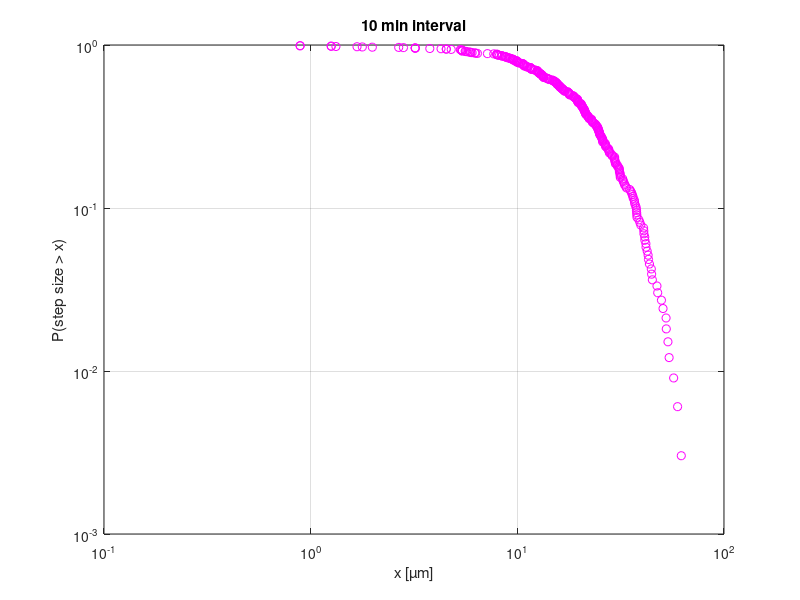
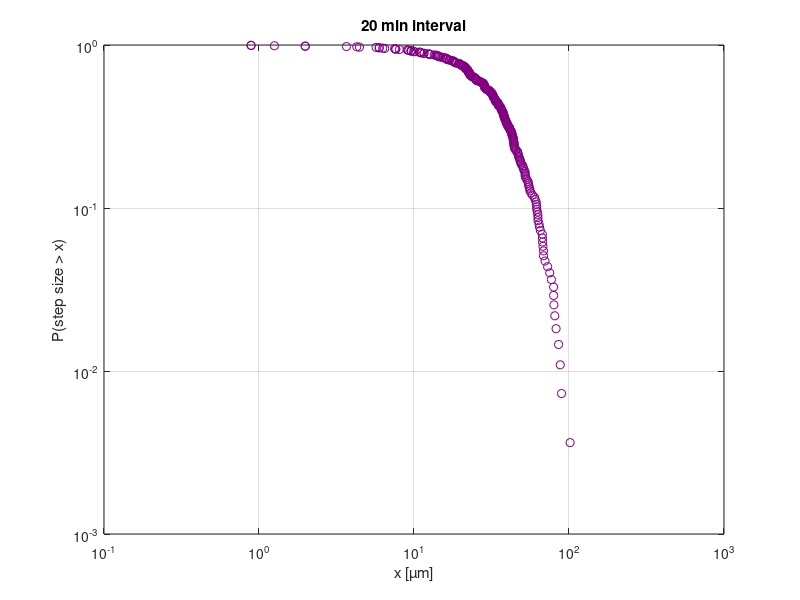

These figures' MATLAB source, in order: (Note: this script raises an error after producing the figures.)
% F2_CCDF.m
% load ccdf_experimental.mat and generate ccdf plots

load('experimental_ccdf.mat')
%%
%-------------------------------- CCDF: 10 min interval

sortedVector = sort(stepSize_all_microns);
totalStep = length(sortedVector);
probVec = [];

for indStep = 1:totalStep
    prob = (totalStep-indStep)/totalStep;
    probVec = [probVec; prob];
end

figure(2)
clf;
hold all
box on; grid on;
plot(sortedVector,probVec,'o','color',[1 0 1])
set(gca,'xscale','log','yscale','log')


xlabel('x [µm]')
ylabel('P(step size > x)')
title('10 min interval')
%%
%------------------------------------ CCDF: 20 min interval
sortedVector2 = sort(stepSize_all_microns2); %total steps
totalStep2 = length(sortedVector2);
probVec2 = [];

for indStep = 1:totalStep2
    prob = (totalStep2-indStep)/totalStep2;
    probVec2 = [probVec2; prob];
end

figure(3)
clf;
hold all
box on; grid on;
plot(sortedVector2,probVec2,'o','color',[0.5 0 0.5])
set(gca,'xscale','log','yscale','log')


xlabel('x [µm]')
ylabel('P(step size > x)')
title('20 min interval')
%% CCDF plot combined (Final)

%---------------------------------------------------------------------------------------------------------------
% find slope of CCDF for last 30percent of data (10min interval: slope ~ 3.8115, 20min interval: slope ~ 4.3962)
%----------------------------------------------------------------------------------------------------------------
index_picked = 98; %~30percent of data from the last index
index_picked2 = 43; %~30percent of data from the last index

slope = polyfit(log(sortedVector(end-index_picked:end-1)),log(probVec(end-index_picked:end-1)),1); %10 min interval case
[p,S] = polyfit(log(sortedVector(end-index_picked:end-1)),log(probVec(end-index_picked:end-1)),1)
[yval,delta] = polyval(slope,log(sortedVector(end-index_picked:end-1)),S); %delta is estimate of standard error

%-------------------------------------------------------------------------------------
% confidence interval
%-------------------------------------------------------------------------------------

[p,S] = polyfit(log(sortedVector(end-index_picked:end-1)),log(probVec(end-index_picked:end-1)),1);
CI1 = polyparci(p,S,0.90)
fprintf(1, '\n\tParameter Estimates and Confidence Intervals:\n\t\t\t\t\t\tSlope\t\tIntercept')
fprintf(1, '\n\t\tUpper 90%%CI\t%.4f\t\t%.4f',CI1(1,:))
fprintf(1, '\n\t\tParameter    \t%.4f\t\t%.4f',p)
fprintf(1, '\n\t\tLower 90%%CI\t%.4f\t\t%.4f\n',CI1(2,:))

slope2 = polyfit(log(sortedVector2(end-index_picked2:end-1)),log(probVec2(end-index_picked2:end-1)),1); %20 min interval case
[p2,S2] = polyfit(log(sortedVector(end-index_picked:end-1)),log(probVec(end-index_picked:end-1)),1)
[yval2,delta2] = polyval(slope2,log(sortedVector2(end-index_picked2:end-1)),S2); %delta is estimate of standard error

[p2,S2] = polyfit(log(sortedVector2(end-index_picked2:end-1)),log(probVec2(end-index_picked2:end-1)),1);
CI2 = polyparci(p2,S2,0.90)
fprintf(1, '\n\tParameter Estimates and Confidence Intervals:\n\t\t\t\t\t\tSlope\t\tIntercept')
fprintf(1, '\n\t\tUpper 90%%CI\t%.4f\t\t%.4f',CI2(1,:))
fprintf(1, '\n\t\tParameter    \t%.4f\t\t%.4f',p2)
fprintf(1, '\n\t\tLower 90%%CI\t%.4f\t\t%.4f\n',CI2(2,:))

%-------------------------------------------------------------------------------------
% CCDF plot combined
%-------------------------------------------------------------------------------------
figure(4)
clf;
hold all
box on; 
% grid on;

plot(sortedVector,probVec,'o','color',[0.8500 0.3250 0.0980]) %10min interval
plot(sortedVector2,probVec2,'o','color',[0.9290 0.6940 0.1250]) %20min interval
% ----------  different color scheme -----------
% plot(sortedVector,probVec,'o','color',[1 0 1])
% plot(sortedVector2,probVec2,'o','color',[0.5 0 0.5])
% ----------------------------------------------

set(gca,'xscale','log','yscale','log')
xlabel('x [µm]')
ylabel('P(step size > x)')

loglog(sortedVector(end-index_picked:end-1),exp(yval),'k-')

%95percent confidence interval
loglog(sortedVector(end-index_picked:end-1),exp(yval+1.96*delta),'m--')
loglog(sortedVector(end-index_picked:end-1),exp(yval-1.96*delta),'m--')

loglog(sortedVector2(end-index_picked2:end-1),exp(yval2),'k-')

%90percent confidence interval
CI90 = 1.645*delta;

%95percent confidence interval
loglog(sortedVector2(end-index_picked2:end-1),exp(yval2+1.96*delta2),'g--')
loglog(sortedVector2(end-index_picked2:end-1),exp(yval2-1.96*delta2),'g--')

%90percent confidence interval
CI90_2 = 1.645*delta2;

ll = legend('10 min','20 min','','')
xlim([0 10^2])
ylim([10^-3 10^0])
% plot(sortedVector(30:end-100),sortedVector(30:end-100).^-3,'r--')

 